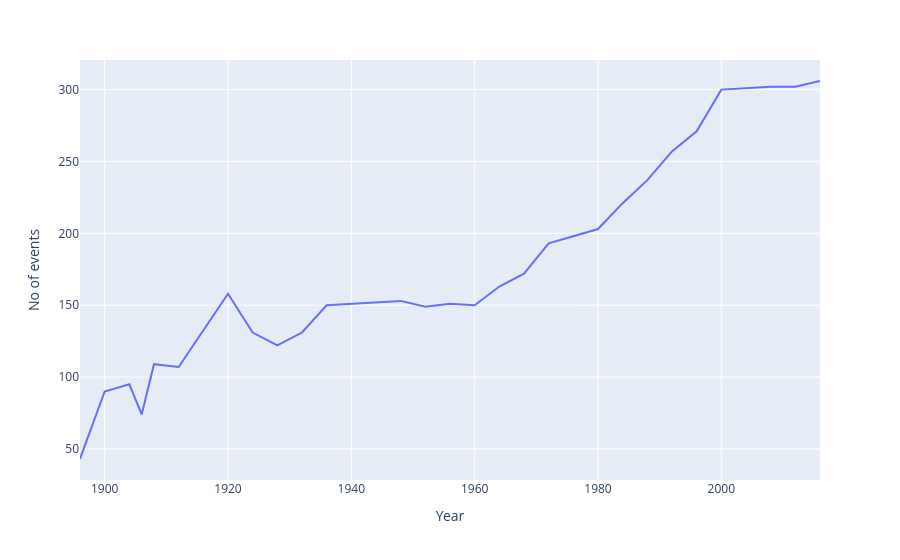

Notebook cell for this chart:
### Code cell
events_over_time=events_over_time.rename(columns={'count':'No of events'})
fig = px.line(events_over_time, x=events_over_time['Year'], y=events_over_time["No of events"])
fig.show()

### Figure 1 — Plotly figure (JSON) as saved in the notebook; plotly's stock layout.template omitted (floating-point values rounded to 4 significant figures)
{"data": [{"hovertemplate": "Year=%{x}<br>No of events=%{y}<extra></extra>", "legendgroup": "", "line": {"color": "#636efa", "dash": "solid"}, "marker": {"symbol": "circle"}, "mode": "lines", "name": "", "orientation": "v", "showlegend": false, "type": "scatter", "x": [1896, 1900, 1904, 1906, 1908, 1912, 1920, 1924, 1928, 1932, 1936, 1948, 1952, 1956, 1960, 1964, 1968, 1972, 1976, 1980, 1984, 1988, 1992, 1996, 2000, 2004, 2008, 2012, 2016], "xaxis": "x", "y": [43, 90, 95, 74, 109, 107, 158, 131, 122, 131, 150, 153, 149, 151, 150, 163, 172, 193, 198, 203, 221, 237, 257, 271, 300, 301, 302, 302, 306], "yaxis": "y"}], "layout": {"legend": {"tracegroupgap": 0}, "margin": {"t": 60}, "xaxis": {"anchor": "y", "domain": [0, 1], "title": {"text": "Year"}}, "yaxis": {"anchor": "x", "domain": [0, 1], "title": {"text": "No of events"}}}}
